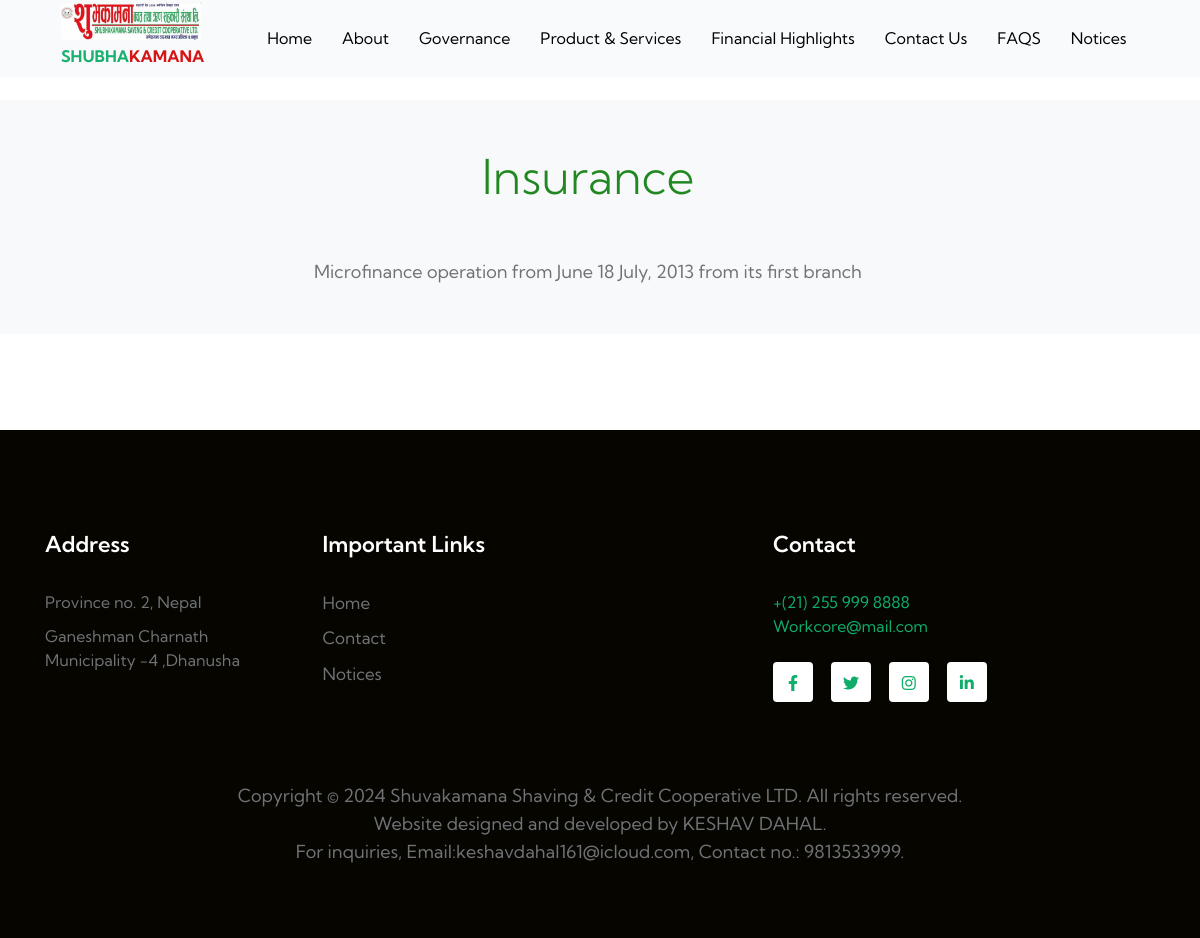
Page /Service/3/ on the committed database.
### app/models.py (models this page shows, shortened)
class Service(models.Model):
    title = models.CharField(max_length=100)
    description = RichTextField()

### app/views.py (the view)
# urls.py: path('Service/<int:service_id>/', views.service_detail, name='service_detail'),
def service_detail(request, service_id):
    service = get_object_or_404(Service, pk=service_id)  # Use get_object_or_404 to handle object not found
    sub_services = SubService.objects.filter(service=service)
    return render(request, 'app/service_detail.html', {'service': service, 'sub_services': sub_services})

### app/templates/app/service_detail.html (shortened to what this page needs)
{% extends 'app/base.html' %}
{% load static %}
{% block content %}
<div class="container-fluid">
    <div class="row">
        <div class="col">
            <div style="height: 100px;"></div>
        </div>
    </div>
</div>
<section class="service-detail-section bg-light py-5">
    <div class="container">
        <div class="row justify-content-center">
            <div class="col-md-10 col-lg-8 col-xl-7 text-center">
                <h2 class="mb-4 display-5">{{ service.title }}</h2>
                {{ service.description|safe }}
            </div>
        </div>
    </div>
</section>
<section class="sub-services-section py-5">
</section>
{% endblock %}

### rows in the picture
Service: title "Insurance", description "Microfinance operation from June 18 July, 2013 from its first branch"
